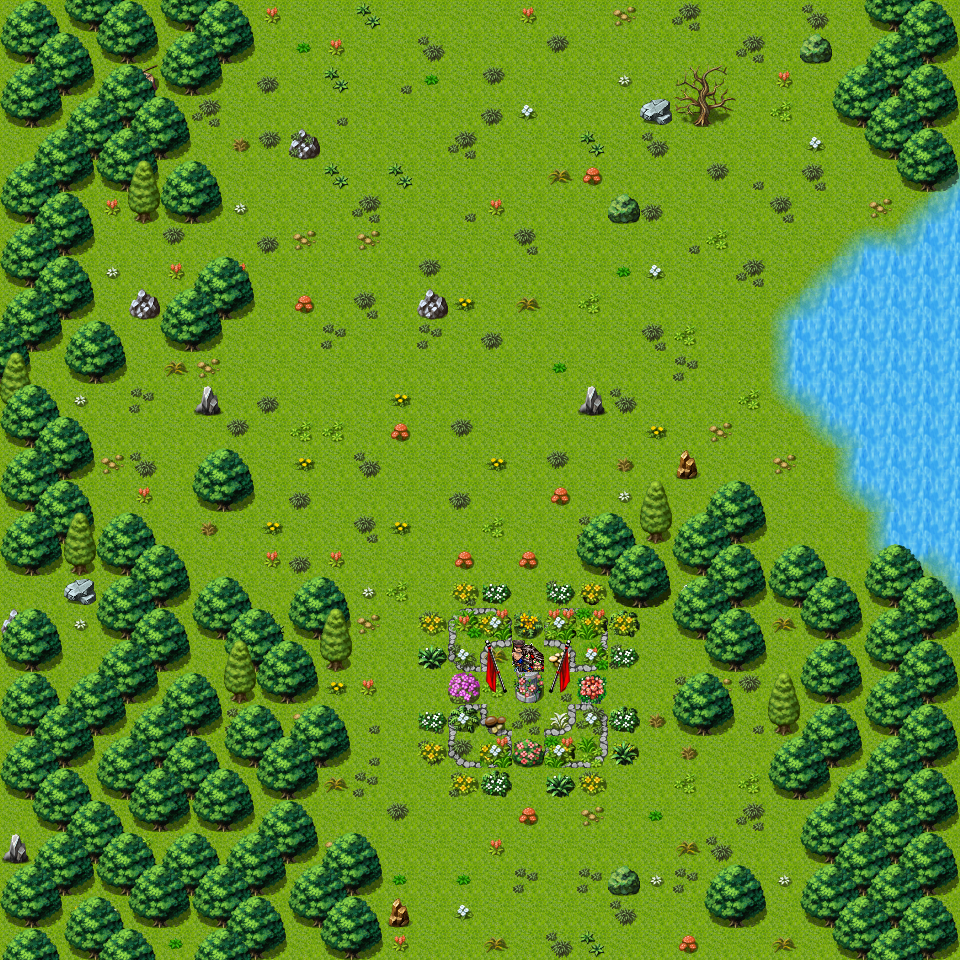

Rendered tile map (Tiled .tmx) drawn with the repository's tilesets; below, a short description and the map source with its tile grids summarised:
An orthogonal 30x30 tile map with 32x32 px tiles, 5 tile layers (Ground, Objects, Objects_hero, Above, ...), 2 hidden layers not drawn, 62 tilesets and 13 objects (7x spawn, 3x mapchange, 2x script, replace).

<map version="1.0" orientation="orthogonal" renderorder="right-down" width="30" height="30" tilewidth="32" tileheight="32" nextobjectid="39">
 <properties>
  <property name="outdoors" value="1" />
 </properties>
 <tileset firstgid="1" name="map_bed_1" tilewidth="32" tileheight="32" tilecount="128" columns="16">
  <image source="../drawable/map_bed_1.png" width="512" height="256" />
 </tileset>
 <tileset firstgid="129" name="map_border_1" tilewidth="32" tileheight="32" tilecount="128" columns="16">
  <image source="../drawable/map_border_1.png" width="512" height="256" />
 </tileset>
 <tileset firstgid="257" name="map_bridge_1" tilewidth="32" tileheight="32" tilecount="128" columns="16">
  <image source="../drawable/map_bridge_1.png" width="512" height="256" />
 </tileset>
 <tileset firstgid="385" name="map_bridge_2" tilewidth="32" tileheight="32" tilecount="128" columns="16">
  <image source="../drawable/map_bridge_2.png" width="512" height="256" />
 </tileset>
 <tileset firstgid="513" name="map_broken_1" tilewidth="32" tileheight="32" tilecount="128" columns="16">
  <image source="../drawable/map_broken_1.png" width="512" height="256" />
 </tileset>
 <tileset firstgid="641" name="map_cavewall_1" tilewidth="32" tileheight="32" tilecount="108" columns="18">
  <image source="../drawable/map_cavewall_1.png" width="576" height="192" />
 </tileset>
 <tileset firstgid="749" name="map_cavewall_2" tilewidth="32" tileheight="32" tilecount="108" columns="18">
  <image source="../drawable/map_cavewall_2.png" width="576" height="192" />
 </tileset>
 <tileset firstgid="857" name="map_cavewall_3" tilewidth="32" tileheight="32" tilecount="108" columns="18">
  <image source="../drawable/map_cavewall_3.png" width="576" height="192" />
 </tileset>
 <tileset firstgid="965" name="map_cavewall_4" tilewidth="32" tileheight="32" tilecount="108" columns="18">
  <image source="../drawable/map_cavewall_4.png" width="576" height="192" />
 </tileset>
 <tileset firstgid="1073" name="map_chair_table_1" tilewidth="32" tileheight="32" tilecount="128" columns="16">
  <image source="../drawable/map_chair_table_1.png" width="512" height="256" />
 </tileset>
 <tileset firstgid="1201" name="map_chair_table_2" tilewidth="32" tileheight="32" tilecount="128" columns="16">
  <image source="../drawable/map_chair_table_2.png" width="512" height="256" />
 </tileset>
 <tileset firstgid="1329" name="map_crate_1" tilewidth="32" tileheight="32" tilecount="128" columns="16">
  <image source="../drawable/map_crate_1.png" width="512" height="256" />
 </tileset>
 <tileset firstgid="1457" name="map_cupboard_1" tilewidth="32" tileheight="32" tilecount="128" columns="16">
  <image source="../drawable/map_cupboard_1.png" width="512" height="256" />
 </tileset>
 <tileset firstgid="1585" name="map_curtain_1" tilewidth="32" tileheight="32" tilecount="128" columns="16">
  <image source="../drawable/map_curtain_1.png" width="512" height="256" />
 </tileset>
 <tileset firstgid="1713" name="map_entrance_1" tilewidth="32" tileheight="32" tilecount="128" columns="16">
  <image source="../drawable/map_entrance_1.png" width="512" height="256" />
 </tileset>
 <tileset firstgid="1841" name="map_entrance_2" tilewidth="32" tileheight="32" tilecount="128" columns="16">
  <image source="../drawable/map_entrance_2.png" width="512" height="256" />
 </tileset>
 <tileset firstgid="1969" name="map_fence_1" tilewidth="32" tileheight="32" tilecount="128" columns="16">
  <image source="../drawable/map_fence_1.png" width="512" height="256" />
 </tileset>
 <tileset firstgid="2097" name="map_fence_2" tilewidth="32" tileheight="32" tilecount="128" columns="16">
  <image source="../drawable/map_fence_2.png" width="512" height="256" />
 </tileset>
 <tileset firstgid="2225" name="map_fence_3" tilewidth="32" tileheight="32" tilecount="128" columns="16">
  <image source="../drawable/map_fence_3.png" width="512" height="256" />
 </tileset>
 <tileset firstgid="2353" name="map_fence_4" tilewidth="32" tileheight="32" tilecount="128" columns="16">
  <image source="../drawable/map_fence_4.png" width="512" height="256" />
 </tileset>
 <tileset firstgid="2481" name="map_ground_1" tilewidth="32" tileheight="32" tilecount="128" columns="16">
  <image source="../drawable/map_ground_1.png" width="512" height="256" />
 </tileset>
 <tileset firstgid="2609" name="map_ground_2" tilewidth="32" tileheight="32" tilecount="128" columns="16">
  <image source="../drawable/map_ground_2.png" width="512" height="256" />
 </tileset>
 <tileset firstgid="2737" name="map_ground_3" tilewidth="32" tileheight="32" tilecount="128" columns="16">
  <image source="../drawable/map_ground_3.png" width="512" height="256" />
 </tileset>
 <tileset firstgid="2865" name="map_ground_4" tilewidth="32" tileheight="32" tilecount="128" columns="16">
  <image source="../drawable/map_ground_4.png" width="512" height="256" />
 </tileset>
 <tileset firstgid="2993" name="map_ground_5" tilewidth="32" tileheight="32" tilecount="128" columns="16">
  <image source="../drawable/map_ground_5.png" width="512" height="256" />
 </tileset>
 <tileset firstgid="3121" name="map_ground_6" tilewidth="32" tileheight="32" tilecount="128" columns="16">
  <image source="../drawable/map_ground_6.png" width="512" height="256" />
 </tileset>
 <tileset firstgid="3249" name="map_ground_7" tilewidth="32" tileheight="32" tilecount="128" columns="16">
  <image source="../drawable/map_ground_7.png" width="512" height="256" />
 </tileset>
 <tileset firstgid="3377" name="map_ground_8" tilewidth="32" tileheight="32" tilecount="128" columns="16">
  <image source="../drawable/map_ground_8.png" width="512" height="256" />
 </tileset>
 <tileset firstgid="3505" name="map_house_1" tilewidth="32" tileheight="32" tilecount="128" columns="16">
  <image source="../drawable/map_house_1.png" width="512" height="256" />
 </tileset>
 <tileset firstgid="3633" name="map_house_2" tilewidth="32" tileheight="32" tilecount="128" columns="16">
  <image source="../drawable/map_house_2.png" width="512" height="256" />
 </tileset>
 <tileset firstgid="3761" name="map_indoor_1" tilewidth="32" tileheight="32" tilecount="128" columns="16">
  <image source="../drawable/map_indoor_1.png" width="512" height="256" />
 </tileset>
 <tileset firstgid="3889" name="map_indoor_2" tilewidth="32" tileheight="32" tilecount="128" columns="16">
  <image source="../drawable/map_indoor_2.png" width="512" height="256" />
 </tileset>
 <tileset firstgid="4017" name="map_kitchen_1" tilewidth="32" tileheight="32" tilecount="128" columns="16">
  <image source="../drawable/map_kitchen_1.png" width="512" height="256" />
 </tileset>
 <tileset firstgid="4145" name="map_outdoor_1" tilewidth="32" tileheight="32" tilecount="128" columns="16">
  <image source="../drawable/map_outdoor_1.png" width="512" height="256" />
 </tileset>
 <tileset firstgid="4273" name="map_pillar_1" tilewidth="32" tileheight="32" tilecount="128" columns="16">
  <image source="../drawable/map_pillar_1.png" width="512" height="256" />
 </tileset>
 <tileset firstgid="4401" name="map_pillar_2" tilewidth="32" tileheight="32" tilecount="128" columns="16">
  <image source="../drawable/map_pillar_2.png" width="512" height="256" />
 </tileset>
 <tileset firstgid="4529" name="map_plant_1" tilewidth="32" tileheight="32" tilecount="128" columns="16">
  <image source="../drawable/map_plant_1.png" width="512" height="256" />
 </tileset>
 <tileset firstgid="4657" name="map_plant_2" tilewidth="32" tileheight="32" tilecount="128" columns="16">
  <image source="../drawable/map_plant_2.png" width="512" height="256" />
 </tileset>
 <tileset firstgid="4785" name="map_rock_1" tilewidth="32" tileheight="32" tilecount="128" columns="16">
  <image source="../drawable/map_rock_1.png" width="512" height="256" />
 </tileset>
 <tileset firstgid="4913" name="map_rock_2" tilewidth="32" tileheight="32" tilecount="128" columns="16">
  <image source="../drawable/map_rock_2.png" width="512" height="256" />
 </tileset>
 <tileset firstgid="5041" name="map_roof_1" tilewidth="32" tileheight="32" tilecount="128" columns="16">
  <image source="../drawable/map_roof_1.png" width="512" height="256" />
 </tileset>
 <tileset firstgid="5169" name="map_roof_2" tilewidth="32" tileheight="32" tilecount="128" columns="16">
  <image source="../drawable/map_roof_2.png" width="512" height="256" />
 </tileset>
 <tileset firstgid="5297" name="map_roof_3" tilewidth="32" tileheight="32" tilecount="128" columns="16">
  <image source="../drawable/map_roof_3.png" width="512" height="256" />
 </tileset>
 <tileset firstgid="5425" name="map_shop_1" tilewidth="32" tileheight="32" tilecount="128" columns="16">
  <image source="../drawable/map_shop_1.png" width="512" height="256" />
 </tileset>
 <tileset firstgid="5553" name="map_sign_ladder_1" tilewidth="32" tileheight="32" tilecount="128" columns="16">
  <image source="../drawable/map_sign_ladder_1.png" width="512" height="256" />
 </tileset>
 <tileset firstgid="5681" name="map_table_1" tilewidth="32" tileheight="32" tilecount="128" columns="16">
  <image source="../drawable/map_table_1.png" width="512" height="256" />
 </tileset>
 <tileset firstgid="5809" name="map_trail_1" tilewidth="32" tileheight="32" tilecount="128" columns="16">
  <image source="../drawable/map_trail_1.png" width="512" height="256" />
 </tileset>
 <tileset firstgid="5937" name="map_transition_1" tilewidth="32" tileheight="32" tilecount="128" columns="16">
  <image source="../drawable/map_transition_1.png" width="512" height="256" />
 </tileset>
 <tileset firstgid="6065" name="map_transition_2" tilewidth="32" tileheight="32" tilecount="128" columns="16">
  <image source="../drawable/map_transition_2.png" width="512" height="256" />
 </tileset>
 <tileset firstgid="6193" name="map_transition_3" tilewidth="32" tileheight="32" tilecount="128" columns="16">
  <image source="../drawable/map_transition_3.png" width="512" height="256" />
 </tileset>
 <tileset firstgid="6321" name="map_transition_4" tilewidth="32" tileheight="32" tilecount="128" columns="16">
  <image source="../drawable/map_transition_4.png" width="512" height="256" />
 </tileset>
 <tileset firstgid="6449" name="map_transition_5" tilewidth="32" tileheight="32" tilecount="128" columns="16">
  <image source="../drawable/map_transition_5.png" width="512" height="256" />
 </tileset>
 <tileset firstgid="6577" name="map_tree_1" tilewidth="32" tileheight="32" tilecount="128" columns="16">
  <image source="../drawable/map_tree_1.png" width="512" height="256" />
 </tileset>
 <tileset firstgid="6705" name="map_tree_2" tilewidth="32" tileheight="32" tilecount="128" columns="16">
  <image source="../drawable/map_tree_2.png" width="512" height="256" />
 </tileset>
 <tileset firstgid="6833" name="map_wall_1" tilewidth="32" tileheight="32" tilecount="128" columns="16">
  <image source="../drawable/map_wall_1.png" width="512" height="256" />
 </tileset>
 <tileset firstgid="6961" name="map_wall_2" tilewidth="32" tileheight="32" tilecount="120" columns="15">
  <image source="../drawable/map_wall_2.png" width="480" height="256" />
 </tileset>
 <tileset firstgid="7081" name="map_wall_3" tilewidth="32" tileheight="32" tilecount="120" columns="15">
  <image source="../drawable/map_wall_3.png" width="480" height="256" />
 </tileset>
 <tileset firstgid="7201" name="map_wall_4" tilewidth="32" tileheight="32" tilecount="120" columns="15">
  <image source="../drawable/map_wall_4.png" width="480" height="256" />
 </tileset>
 <tileset firstgid="7321" name="map_window_1" tilewidth="32" tileheight="32" tilecount="128" columns="16">
  <image source="../drawable/map_window_1.png" width="512" height="256" />
 </tileset>
 <tileset firstgid="7449" name="map_window_2" tilewidth="32" tileheight="32" tilecount="128" columns="16">
  <image source="../drawable/map_window_2.png" width="512" height="256" />
 </tileset>
 <tileset firstgid="7577" name="map_guynmart" tilewidth="32" tileheight="32" tilecount="128" columns="16">
  <image source="../drawable/map_guynmart.png" width="512" height="256" />
 </tileset>
 <tileset firstgid="7705" name="map_dynamic_placeholders" tilewidth="32" tileheight="32" tilecount="20" columns="10">
  <image source="../drawable/map_dynamic_placeholders.png" width="320" height="64" />
 </tileset>
 <layer name="Ground" width="30" height="30">
  <data>[900 cells, 900 non-empty, 2 distinct tile ids]</data>
 </layer>
 <layer name="Objects" width="30" height="30">
  <data>[900 cells, 484 non-empty, 46 distinct tile ids]</data>
 </layer>
 <layer name="Objects_hero" width="30" height="30">
  <data>[900 cells, 42 non-empty, 16 distinct tile ids]</data>
 </layer>
 <layer name="Above" width="30" height="30">
  <data>[900 cells, 251 non-empty, 27 distinct tile ids]</data>
 </layer>
 <layer name="Above_hero" width="30" height="30">
  <data>[900 cells, 12 non-empty, 5 distinct tile ids]</data>
 </layer>
 <layer name="Walkable" width="30" height="30" visible="0">
  <data>[900 cells, 321 non-empty, 1 distinct tile ids]</data>
 </layer>
 <layer name="Walkable_hero" width="30" height="30" visible="0">
  <data>[900 cells, 52 non-empty, 1 distinct tile ids]</data>
 </layer>
 <objectgroup name="Mapevents" visible="0">
  <object id="25" name="north" type="mapchange" x="32" y="0" width="896" height="32">
   <properties>
    <property name="map" value="guynmart_wood_7" />
    <property name="place" value="south" />
   </properties>
  </object>
  <object id="26" name="south" type="mapchange" x="288" y="928" width="544" height="32">
   <properties>
    <property name="map" value="guynmart_wood_10" />
    <property name="place" value="north" />
   </properties>
  </object>
  <object id="28" name="west" type="mapchange" x="0" y="512" width="32" height="192">
   <properties>
    <property name="map" value="guynmart" />
    <property name="place" value="east1" />
   </properties>
  </object>
  <object id="36" name="guynmart_s_hero" type="script" x="416" y="576" width="224" height="224" />
  <object id="37" name="guynmart_s_rob6" type="script" x="256" y="32" width="640" height="32" />
 </objectgroup>
 <objectgroup name="Spawn" visible="0">
  <object id="6" name="guynmart_sheep" type="spawn" x="288" y="192" width="416" height="288">
   <properties>
    <property name="quantity" value="25" />
    <property name="spawngroup" value="guynmart_sheep" />
   </properties>
  </object>
  <object id="9" name="forestbeetle" type="spawn" x="160" y="512" width="128" height="96">
   <properties>
    <property name="quantity" value="1" />
   </properties>
  </object>
  <object id="38" name="forestwolf2" type="spawn" x="64" y="192" width="160" height="320">
   <properties>
    <property name="quantity" value="2" />
   </properties>
  </object>
  <object id="29" name="guynmart_hero" type="spawn" x="512" y="640" width="32" height="32">
   <properties>
    <property name="active" value="false" />
    <property name="quantity" value="1" />
    <property name="spawngroup" value="guynmart_hero" />
   </properties>
  </object>
  <object id="31" name="guynmart_dog1" type="spawn" x="256" y="160" width="32" height="352">
   <properties>
    <property name="quantity" value="1" />
    <property name="spawngroup" value="guynmart_dog1" />
   </properties>
  </object>
  <object id="32" name="guynmart_dog2" type="spawn" x="704" y="160" width="32" height="352">
   <properties>
    <property name="quantity" value="1" />
    <property name="spawngroup" value="guynmart_dog2" />
   </properties>
  </object>
  <object id="33" name="guynmart_shephard" type="spawn" x="320" y="192" width="256" height="128">
   <properties>
    <property name="quantity" value="1" />
    <property name="spawngroup" value="guynmart_shephard" />
   </properties>
  </object>
 </objectgroup>
 <objectgroup name="Keys" visible="0" />
 <objectgroup name="Replace" visible="0">
  <object id="30" name="guynmart:210" type="replace" x="416" y="576" width="224" height="224">
   <properties>
    <property name="Above" value="Above_hero" />
    <property name="Objects" value="Objects_hero" />
    <property name="Walkable" value="Walkable_hero" />
   </properties>
  </object>
 </objectgroup>
</map>
